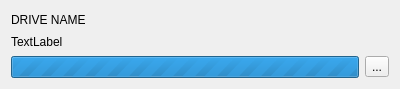
<?xml version="1.0" encoding="UTF-8"?>
<ui version="4.0">
 <class>IDeviceRestoreJobProgress</class>
 <widget class="QWidget" name="IDeviceRestoreJobProgress">
  <property name="geometry">
   <rect>
    <x>0</x>
    <y>0</y>
    <width>400</width>
    <height>89</height>
   </rect>
  </property>
  <property name="windowTitle">
   <string>Form</string>
  </property>
  <layout class="QGridLayout" name="gridLayout">
   <item row="0" column="0" colspan="2">
    <widget class="tSubtitleLabel" name="titleLabel">
     <property name="text">
      <string notr="true">DRIVE NAME</string>
     </property>
    </widget>
   </item>
   <item row="1" column="0" colspan="2">
    <widget class="QLabel" name="statusLabel">
     <property name="text">
      <string notr="true">TextLabel</string>
     </property>
     <property name="wordWrap">
      <bool>true</bool>
     </property>
    </widget>
   </item>
   <item row="2" column="0">
    <widget class="QProgressBar" name="progressBar">
     <property name="maximum">
      <number>0</number>
     </property>
     <property name="value">
      <number>-1</number>
     </property>
    </widget>
   </item>
   <item row="2" column="1">
    <widget class="QToolButton" name="cancelButton">
     <property name="text">
      <string>...</string>
     </property>
     <property name="icon">
      <iconset theme="dialog-cancel">
       <normaloff>../../../../application/jobs/widgets</normaloff>../../../../application/jobs/widgets</iconset>
     </property>
    </widget>
   </item>
  </layout>
 </widget>
 <customwidgets>
  <customwidget>
   <class>tSubtitleLabel</class>
   <extends>QLabel</extends>
   <header location="global">tsubtitlelabel.h</header>
  </customwidget>
 </customwidgets>
 <resources/>
 <connections/>
</ui>
